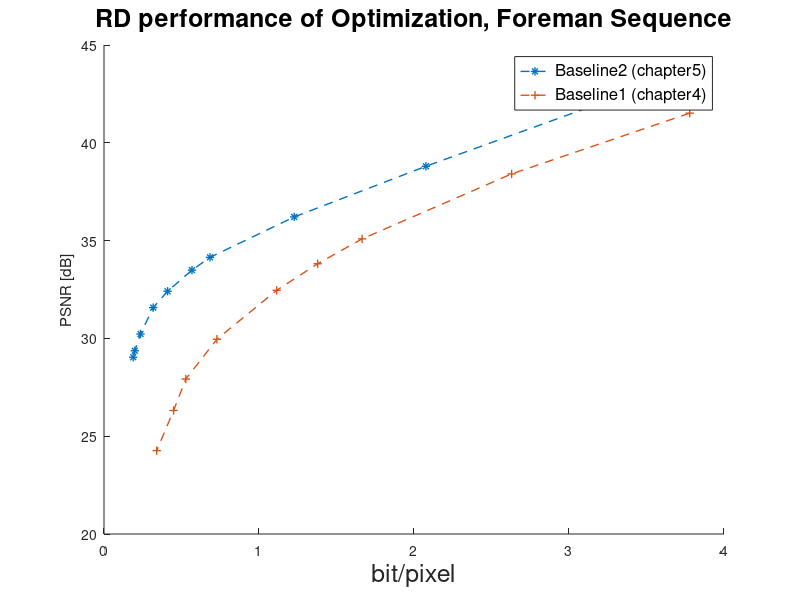

This chart was generated by the following MATLAB code:
clc,clear; close all;
%%
% [X,Y] = meshgrid(1:4,1:3);
% V=[1 2 3 5;4 5 6 8;10 0 10 12];
% [Xq,Yq] = meshgrid(1:0.5:4,1:0.5:3);
% Vq = interp2(X,Y,V,Xq,Yq);

%%
% index_mat=zeros(17,17);
% temp=1;
% for i=1:17
%     for j=1:17
%         index_mat(i,j)=temp;
%         temp=temp+1;
%     end
% end

%%
% im=imread('foreman0020.bmp');
% [x,y,~]=size(im);
% [X,Y]=meshgrid(1:y,1:x);
% [Xq,Yq] = meshgrid(1:0.5:y,1:0.5:x);
% for i=1:3
%     ref_image_double=double(im(:,:,i));
%     ref_image_interp(:,:,i)=interp2(X,Y,ref_image_double,Xq,Yq); % double,[0,255]!!
% end
% imshow(ref_image_interp/max(ref_image_interp(:))); % convert the values back into [0,1]

%%
hold on;
load('solution_values5.mat');
load('solution_values4.mat');
plot(bpp_solution, psnr_solution, '--*','LineWidth',1); % reference curve Chapter 5
plot(bpp_solution_ch4, psnr_solution_ch4, '--+','LineWidth',1); % reference curve Chapter 4
title('RD performance of Optimization, Foreman Sequence','FontSize',18);
xlabel('bit/pixel','FontSize',18);
ylabel('PSNR [dB]');
legend('Baseline2 (chapter5)','Baseline1 (chapter4)','FontSize',12);
